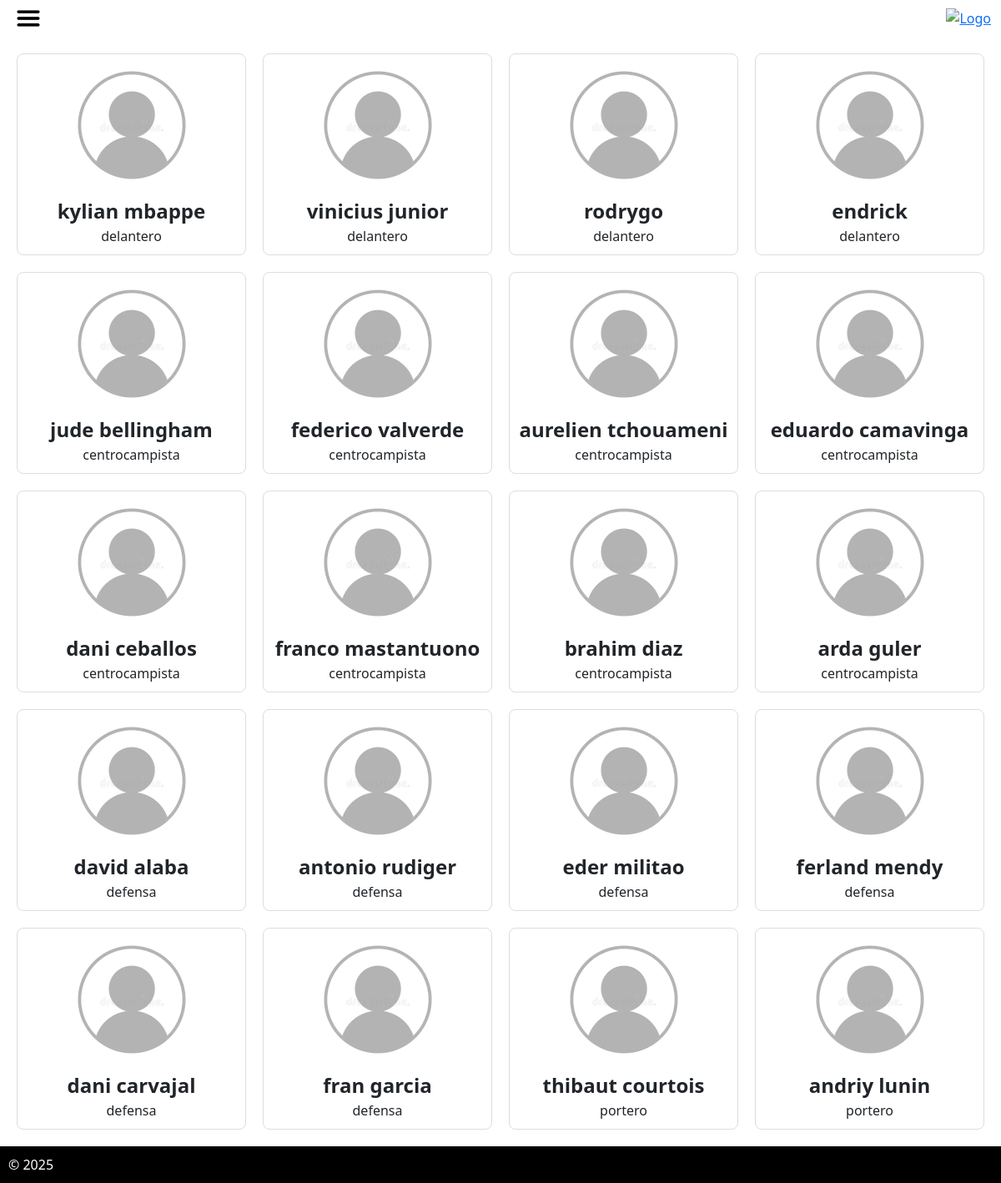
/jugadores.php?id=1 (signed in), run on the app's committed database.
### tables this page shows
CREATE TABLE `jugadores` (
  `id` int(11) NOT NULL,
  `nombre` varchar(50) DEFAULT NULL,
  `equipo_id` int(11) DEFAULT NULL,
  `goles` int(11) DEFAULT NULL,
  `salario` decimal(3,1) DEFAULT NULL,
  `posicion` varchar(50) DEFAULT NULL,
  `nacionalidad` varchar(50) DEFAULT NULL,
  `edad` int(11) DEFAULT NULL,
  `imagen` varchar(100) DEFAULT NULL
);

### jugadores.php (the view, shortened to what this page needs)
<?php
require_once "header2.php";
?>
<!DOCTYPE html>
<html lang="en">
<head>
    <link href="https://cdn.jsdelivr.net/npm/bootstrap@5.3.8/dist/css/bootstrap.min.css" rel="stylesheet"
>
</head>
<body>
    <?php
    require_once "conexion.php";
    $id = isset($_GET['id']) ? $_GET['id'] : "";
    $todos = "SELECT nombre, posicion FROM jugadores";
    $jugadores = $con->query($todos);
    if ($id == "" and $jugadores->num_rows > 0) {
        echo "<div class='grid-container'>";
        while ($fila = $jugadores->fetch_assoc()) {
            echo "<div class='tarjeta-equipo'>
            <div class='escudo'><img src='img/unknow.webp'></div>
            <div class='equipo link_logo'>$fila[nombre]</div>
            <div class='posicion link_logo'>$fila[posicion]</div>
            </div>";
        }
        echo "</div>";
    } elseif (!empty($id)) {
        $porEquipo = "SELECT nombre, posicion FROM jugadores WHERE equipo_id = $id";
        $resultado = $con->query($porEquipo);
        if ($resultado->num_rows > 0) {
            echo "<div class='grid-container'>";
            while ($fila = $resultado->fetch_assoc()) {
                echo "<div class='tarjeta-equipo'>
                <div class='escudo'><img src='img/unknow.webp'></div>
                <div class='equipo link_logo'>$fila[nombre]</div>
                <div class='posicion link_logo'>$fila[posicion]</div>
                </div>";
            }
            echo "</div>";
        }
    }
    require_once "footer.php";
    ?>
</body>
</html>

### css/styles.css (style rules this page uses)
html, body { height: 100%; }
body { margin: 0; display: flex; flex-direction: column; min-height: 100vh; }
.grid-container { display: grid; grid-template-columns: repeat(auto-fit, minmax(220px, 1fr)); grid-auto-rows: auto; flex: 1 0 auto; gap: 20px; padding: 20px; }
.tarjeta-equipo { display: flex; flex-direction: column; align-items: center; justify-content: center; border: 1px solid #ddd; padding: 10px; border-radius: 8px; }
.equipo { font-size: 24px; font-weight: bold; margin-top: 10px; text-align: center; }
.posicion { font-size: 16px; text-align: center; }
img { width: 100%; max-height: 150px; height: auto; object-fit: contain; }

### data on the page
jugadores: nombre "kylian mbappe", posicion "delantero"
jugadores: nombre "vinicius junior", posicion "delantero"
jugadores: nombre "rodrygo", posicion "delantero"
jugadores: nombre "endrick", posicion "delantero"
jugadores: nombre "jude bellingham", posicion "centrocampista"
jugadores: nombre "federico valverde", posicion "centrocampista"
jugadores: nombre "aurelien tchouameni", posicion "centrocampista"
jugadores: nombre "eduardo camavinga", posicion "centrocampista"
jugadores: nombre "dani ceballos", posicion "centrocampista"
jugadores: nombre "franco mastantuono", posicion "centrocampista"
jugadores: nombre "brahim diaz", posicion "centrocampista"
jugadores: nombre "arda guler", posicion "centrocampista"
jugadores: nombre "david alaba", posicion "defensa"
jugadores: nombre "antonio rudiger", posicion "defensa"
jugadores: nombre "eder militao", posicion "defensa"
jugadores: nombre "ferland mendy", posicion "defensa"
jugadores: nombre "dani carvajal", posicion "defensa"
jugadores: nombre "fran garcia", posicion "defensa"
jugadores: nombre "thibaut courtois", posicion "portero"
jugadores: nombre "andriy lunin", posicion "portero"
